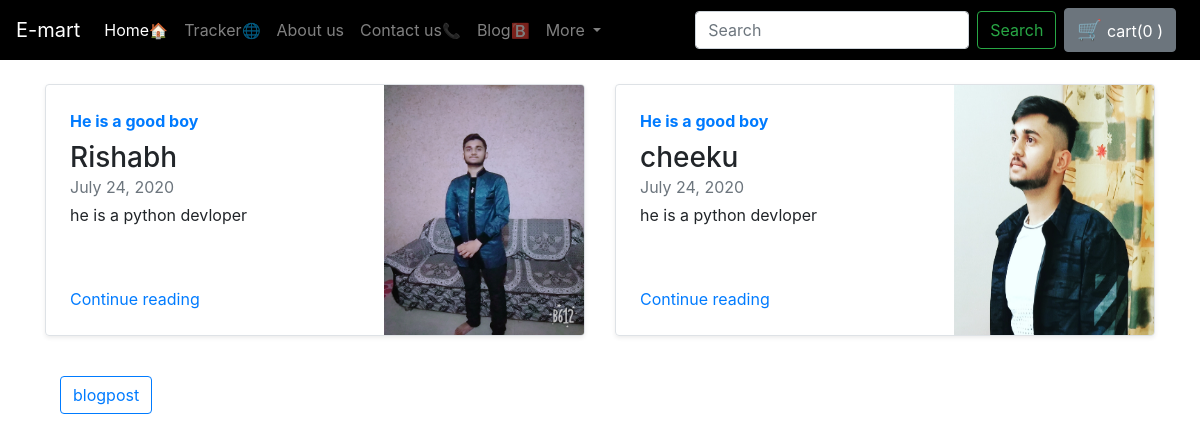
Screenshot of /blog/ with the database file from the repository.
### blog/models.py (models this page shows, shortened)
class Blogpost(models.Model):
    post_id=models.AutoField
    title=models.CharField(max_length=50)
    head0=models.CharField(max_length=50,default="")
    chead0=models.CharField(max_length=5000,default="")
    head1=models.CharField(max_length=300,default="")
    chead1=models.CharField(max_length=5000,default="")
    head2=models.CharField(max_length=300,default="")
    chead2=models.CharField(max_length=5000,default="")
    pub_date=models.DateField()
    thumbnail=models.ImageField(upload_to="shop/images",default="")

### blog/views.py (the view)
# urls.py: path('', views.index, name="BlogHome"),
def index(request):
    mypost=Blogpost.objects.all()
    params={"mypost":mypost}
    return render(request,'blog/index.html',params)

### blog/templates/blog/index.html (shortened to what this page needs)
 {% extends 'blog/basic.html' %} {% block body %} {% load static %}
<div class="container my-4">
    <div class="row my-2">
        {% for i in mypost %}
        <div class="col-md-6">
            <div class="row no-gutters border rounded overflow-hidden flex-md-row mb-4 shadow-sm h-md-250 position-relative">
                <div class="col p-4 d-flex flex-column position-static">
                    <strong class="d-inline-block mb-2 text-primary">{{i.head0}}</strong>
                    <h3 class="mb-0">{{i.title}}</h3>
                    <div class="mb-1 text-muted">{{i.pub_date}}</div>
                    <p class="card-text mb-auto">{{i.head1}}</p>
                    <a href="/blog/blogpos/{{i.id}}" class="stretched-link">Continue reading</a>
                </div>
                <div class="col-auto d-none d-lg-block">
                    <img src="/media/{{i.thumbnail}}" class="bd-placeholder-img" width="200" height="250" aria-label="Placeholder: Thumbnail">
                </div>
            </div>
        </div>
        {% if forloop.counter|divisibleby:2 %}
    </div>
        {% endif %} {% endfor %}
    <div class="container"><a href="/blog/blogpost" class="btn btn-outline-primary">blogpost</a></div> {% endblock %}

### rows the page displays
Blogpost: head0 "He is a good boy", title "Rishabh", pub_date "July 24, 2020", head1 "he is a python devloper", thumbnail (picture)
Blogpost: head0 "He is a good boy", title "cheeku", pub_date "July 24, 2020", head1 "he is a python devloper", thumbnail (picture)
